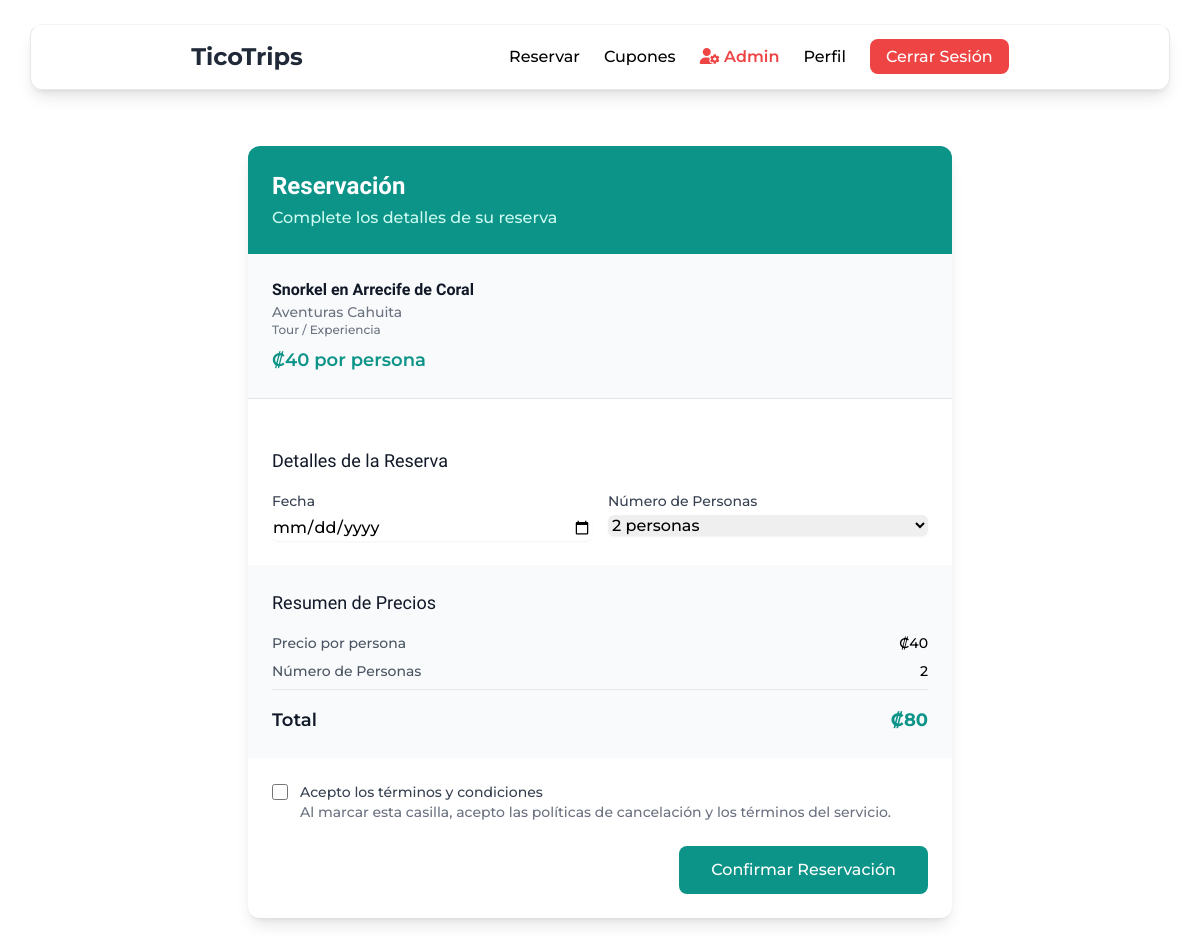
/index.php?controller=reservation&action=create&service_id=27 (signed in), run on the app's committed database.
### tables this page shows
CREATE TABLE `servicios` (
`id_servicio` BIGINT UNSIGNED NOT NULL AUTO_INCREMENT,
`id_negocio_fk` BIGINT UNSIGNED NOT NULL,
`id_categoria_fk` INT UNSIGNED NOT NULL,
`titulo` VARCHAR(255) NOT NULL,
`descripcion_corta` TEXT NOT NULL,
`precio_base` DECIMAL(10, 2) NOT NULL,
`duracion_dias` INT UNSIGNED,
`id_estatus` INT UNSIGNED NOT NULL,
PRIMARY KEY (`id_servicio`),
FOREIGN KEY (`id_negocio_fk`) REFERENCES `negocios`(`id_negocio`) ON DELETE CASCADE,
FOREIGN KEY (`id_categoria_fk`) REFERENCES `categorias`(`id_categoria`),
FOREIGN KEY (`id_estatus`) REFERENCES `estatus`(`id_estatus`)
);

CREATE TABLE `negocios` (
`id_negocio` BIGINT UNSIGNED NOT NULL AUTO_INCREMENT,
`id_usuario_fk` BIGINT UNSIGNED NOT NULL,  

 
`nombre_legal` VARCHAR(255) NOT NULL,
`nombre_publico` VARCHAR(255) NOT NULL,
`id_categoria_fk` INT UNSIGNED NOT NULL,   
`descripcion_corta` TEXT,
`telefono_contacto` VARCHAR(20) NOT NULL,
`correo_contacto` VARCHAR(255) NOT NULL,
    
 
`tipo_cedula` VARCHAR(20),
`cedula_hacienda` VARCHAR(50) NOT NULL UNIQUE, 
`nombre_representante` VARCHAR(255),
`no_licencia_municipal` VARCHAR(100),
    
 
`ruta_cedula_frente` VARCHAR(255),
`ruta_cedula_reverso` VARCHAR(255),
`foto_portada` VARCHAR(255),
    
 
`id_ubicacion_fk` INT UNSIGNED NOT NULL,
`direccion_exacta` TEXT,
`link_google_maps` VARCHAR(500),
`link_waze` VARCHAR(500),
    
 
`fecha_solicitud` TIMESTAMP DEFAULT CURRENT_TIMESTAMP,
`id_estatus` INT UNSIGNED NOT NULL DEFAULT 3,  
    
PRIMARY KEY (`id_negocio`),
    
 
FOREIGN KEY (`id_usuario_fk`) REFERENCES `usuarios`(`id_usuario`) ON DELETE CASCADE,
FOREIGN KEY (`id_categoria_fk`) REFERENCES `categorias`(`id_categoria`), 
FOREIGN KEY (`id_ubicacion_fk`) REFERENCES `ubicaciones`(`id_ubicacion`),
FOREIGN KEY (`id_estatus`) REFERENCES `estatus`(`id_estatus`)
);

CREATE TABLE `categorias` (
`id_categoria` INT UNSIGNED NOT NULL AUTO_INCREMENT,
`nombre_categoria` VARCHAR(100) NOT NULL UNIQUE,  
`descripcion` TEXT,
PRIMARY KEY (`id_categoria`)
);

### app/controllers/ReservationController.php (called while the page is built, shortened)
<?php
class ReservationController {
    private $pdo;
    public function __construct() {
        $this->pdo = Database::getInstance()->getConnection();
    }
    public function create() {
        $serviceId = isset($_GET['service_id']) ? intval($_GET['service_id']) : 0;
        $service = $this->getServiceById($serviceId);
        require_once __DIR__ . '/../views/reservations/crear_reservation.php';
    }
    private function getServiceById($serviceId) {
        try {
            $stmt = $this->pdo->prepare("
                SELECT s.*, n.nombre_publico as nombre_negocio, c.nombre_categoria
                FROM servicios s
                JOIN negocios n ON s.id_negocio_fk = n.id_negocio
                LEFT JOIN categorias c ON s.id_categoria_fk = c.id_categoria
                WHERE s.id_servicio = ? AND s.id_estatus = 1
            ");
            $stmt->execute([$serviceId]);
            return $stmt->fetch(PDO::FETCH_ASSOC);
        } catch (PDOException $e) {
            Logger::error("Error obteniendo servicio: " . $e->getMessage());
            return null;
        }
    }
}

### app/config/database.php (called while the page is built, shortened)
<?php
class Database {
    private static $instance = null;
    private $pdo;
    private $db_host = 'localhost';
    private $db_name = 'tico_trips_db';
    private $db_user = 'root';
    private $db_pass = 'plat20';
    private $db_charset = 'utf8mb4';
    private $db_port = 3306;
    private function __construct() {
        $dsn = "mysql:host={$this->db_host};dbname={$this->db_name};charset={$this->db_charset};port={$this->db_port}";
        $options = [
            PDO::ATTR_ERRMODE => PDO::ERRMODE_EXCEPTION,
            PDO::ATTR_DEFAULT_FETCH_MODE => PDO::FETCH_ASSOC,
            PDO::ATTR_EMULATE_PREPARES => false
        ];
        try {
            $this->pdo = new PDO($dsn, $this->db_user, $this->db_pass, $options);
        } catch (PDOException $e) {
            error_log("Error de conexión a la base de datos: " . $e->getMessage());
            die("Error de conexión a la base de datos. Contacte al administrador.");
        }
    }
    public static function getInstance() {
        if (self::$instance === null) {
            self::$instance = new self();
        }
        return self::$instance;
    }
    public function getConnection() {
        return $this->pdo;
    }
}

### app/views/reservations/crear_reservation.php (the view, shortened to what this page needs)
<?php
require_once __DIR__ . '/../layouts/header.php';
?>
    <main class="max-w-3xl mx-auto px-4 sm:px-6 lg:px-8 py-8">
        <div class="bg-white rounded-xl shadow-lg overflow-hidden">
            <div class="p-6 bg-teal-600">
                <h1 class="text-2xl font-bold text-white">Reservación</h1>
                <p class="text-teal-100 mt-1">Complete los detalles de su reserva</p>
            </div>
            <?php if ($service): ?>
            <div class="p-6 bg-gray-50 border-b">
                <div class="flex items-start space-x-4">
                    <div>
                        <h2 class="font-semibold text-gray-900"><?php echo htmlspecialchars($service['titulo']); ?></h2>
                        <p class="text-gray-500 text-sm"><?php echo htmlspecialchars($service['nombre_negocio']); ?></p>
                        <?php if (!empty($service['nombre_categoria'])): ?>
                            <p class="text-gray-500 text-xs"><?php echo htmlspecialchars($service['nombre_categoria']); ?></p>
                        <?php endif; ?>
                        <p class="text-lg font-semibold text-teal-600 mt-2">₡<?php echo number_format($service['precio_base'], 0); ?> por persona</p>
                    </div>
                </div>
            </div>
            <?php endif; ?>
            <form id="reservation-form" action="index.php?controller=reservation&action=store" method="POST" class="p-6 space-y-6">
                <div class="space-y-4">
                    <h3 class="text-lg font-medium text-gray-900">Detalles de la Reserva</h3>
                    <div class="grid grid-cols-1 md:grid-cols-2 gap-4">
                        <div>
                            <label class="block text-sm font-medium text-gray-700">Fecha</label>
                            <input type="date" name="fecha" required id="reservation-date"
                                min="<?php echo date('Y-m-d'); ?>"
                                class="mt-1 block w-full rounded-md border-gray-300 shadow-sm focus:border-teal-500 focus:ring-teal-500">
                        </div>
                        <div>
                            <label class="block text-sm font-medium text-gray-700">Número de Personas</label>
                            <select name="personas" required id="people-count"
                                class="mt-1 block w-full rounded-md border-gray-300 shadow-sm focus:border-teal-500 focus:ring-teal-500">
                                <option value="2" selected>2 personas</option>
                            </select>
                        </div>
                    </div>
                </div>
                <div class="bg-gray-50 p-6 -mx-6">
                    <h3 class="text-lg font-medium text-gray-900 mb-4">Resumen de Precios</h3>
                    <div class="space-y-2">
                        <div class="flex justify-between text-sm">
                            <span class="text-gray-600">Precio por persona</span>
                            <span class="font-medium" id="unit-price">₡<?php echo number_format($service['precio_base'], 0); ?></span>
                        </div>
                        <div class="flex justify-between text-sm">
                            <span class="text-gray-600">Número de Personas</span>
                            <span class="font-medium" id="people-display">2</span>
                        </div>
                        <div class="border-t border-gray-200 pt-2 mt-2"></div>
                        <div class="flex justify-between">
                            <span class="text-lg font-semibold text-gray-900">Total</span>
                            <span class="text-lg font-bold text-teal-600" id="total-price">₡<?php echo number_format($service['precio_base'] * 2, 0); ?></span>
                        </div>
                    </div>
                </div>
                <div class="space-y-4">
                    <div class="flex items-start">
                        <div class="flex items-center h-5">
                            <input type="checkbox" required
                                class="h-4 w-4 rounded border-gray-300 text-teal-600 focus:ring-teal-500">
                        </div>
                        <div class="ml-3 text-sm">
                            <label class="font-medium text-gray-700">Acepto los términos y condiciones</label>
                            <p class="text-gray-500">Al marcar esta casilla, acepto las políticas de cancelación y los términos del servicio.</p>
                        </div>
                    </div>
                </div>
                <div class="flex justify-end">
                    <button type="submit"
                        class="bg-teal-600 text-white px-8 py-3 rounded-lg hover:bg-teal-700 focus:outline-none focus:ring-2 focus:ring-teal-500 focus:ring-offset-2 transition-colors">
                        Confirmar Reservación
                    </button>
                </div>
            </form>
        </div>
    </main>
<?php require_once __DIR__ . '/../layouts/footer.php'; ?>

### app/public/css/index.css (style rules this page uses)
body { font-family: 'Montserrat', sans-serif; font-weight: 500; }
h1,h2,h3,h4 { font-family: "Momo Trust Display", sans-serif; }

### data on the page
servicios: titulo "Snorkel en Arrecife de Coral", id_negocio_fk.nombre_publico "Aventuras Cahuita", id_categoria_fk.nombre_categoria "Tour / Experiencia", precio_base "40", $service['precio_base']*2 "80"
